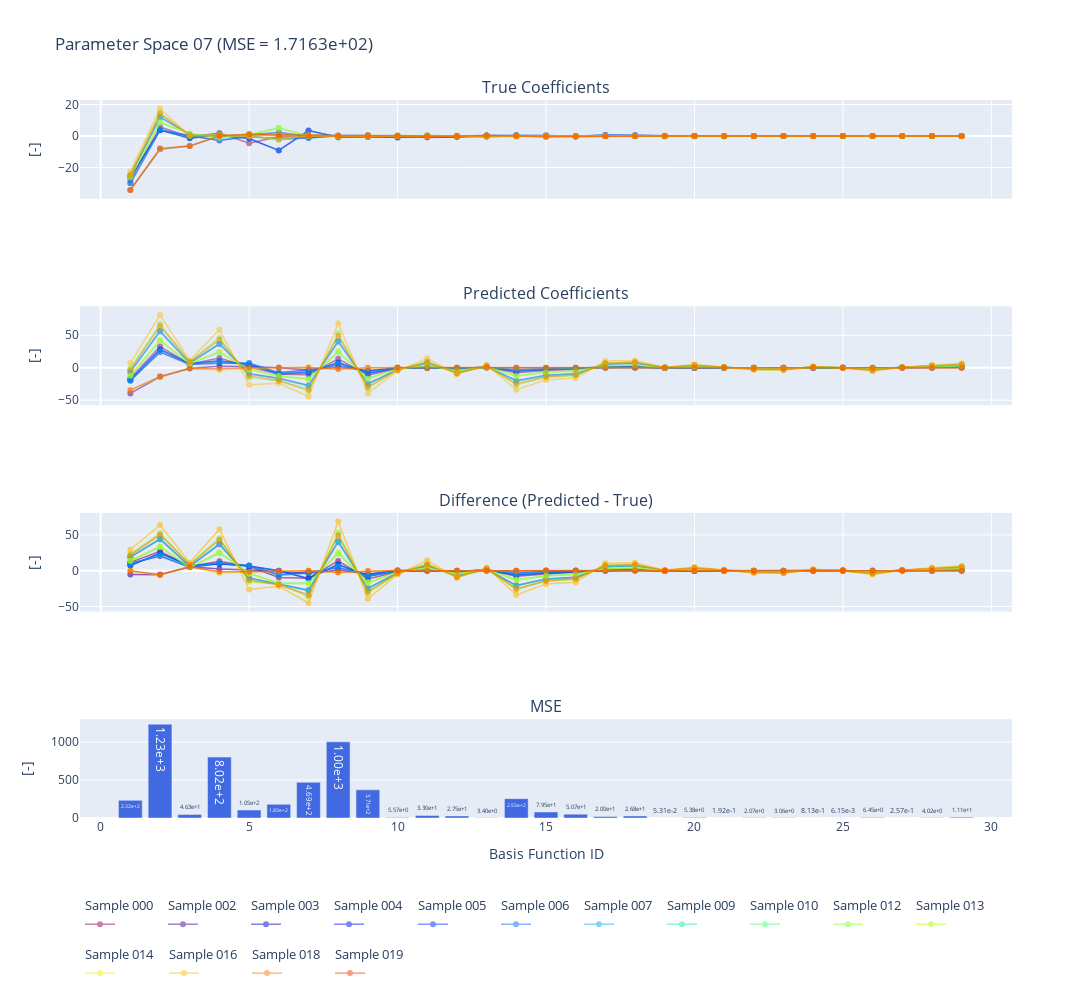

The code cell stored with this chart in its notebook:
### Markdown cell above
### Predicted coefficients vs true coefficients

### Code cell
n_points = np.arange(1, basis_functions.shape[0] + 1)
lw = 1.5
fig = make_subplots(
    rows=4, cols=1,
    subplot_titles=("True Coefficients", "Predicted Coefficients", "Difference (Predicted - True)" ,"MSE"),
    vertical_spacing=0.15,
    shared_xaxes=True,
)

squarred_differences = np.zeros((len(samples), basis_functions.shape[0]))
colors = px.colors.sample_colorscale("rainbow", [n/(len(samples)) for n in range(len(samples))])
# Add traces for each sample
for idx, (test_coeffcient, predicted_coefficient) in enumerate(zip(data_module.test_coeff[samples], predicted_coefficients)):
    # Extend the step by adding one more point
    # test_coeffcient = np.append(test_coeffcient, test_coeffcient[-1])  #  Duplicate the last y-value
    # predicted_coefficient = np.append(predicted_coefficient, predicted_coefficient[-1])      # Duplicate the last y-value
    # n_points = np.append(n_points, n_points[-1] + 1)     # Add an extra x-value (e.g. +1) #
    legend_grp = f"Sample {samples[idx]:03d}"
    fig.add_trace(
        go.Scatter(x=n_points, y=test_coeffcient, mode='lines+markers', line_shape='linear', 
                   opacity=0.5, line=dict(width=lw, color = colors[idx]), showlegend=True,
                   name ="", # f"Sample {samples[idx]:03d} - Test",
                   legendgroup=str(idx), legendgrouptitle=dict(text=legend_grp)),
        row=1, col=1
    )
    fig.add_trace(
        go.Scatter(x=n_points, y=predicted_coefficient,
                   mode='lines+markers',
                   line_shape='linear', 
                   opacity=0.5, line=dict(width=lw, color = colors[idx]),
                   showlegend=False,
                   name = f"Sample {samples[idx]:03d}- Prediction",
                   legendgroup=str(idx)),
        row=2, col=1
    )
    
    # Difference (prediction - test_snapshot) - Row 3
    difference = predicted_coefficient - test_coeffcient
    squarred_differences[idx, :] = difference**2
    fig.add_trace(
        go.Scatter(x=n_points, y=difference, mode='lines+markers', line_shape='linear',
                   opacity=0.6, line=dict(width=lw, color = colors[idx]), showlegend=False,
                   legendgroup=str(idx),
                   name=f"Difference {samples[idx]:03d}"),
        row=3, col=1
    )

# fig.add_trace(
#     go.Scatter(x=n_points, y=np.sum(squarred_differences, axis=0) / squarred_differences.shape[0], mode='markers', line_shape='linear',
#                 opacity=1., marker=dict(color = "red", size=10), showlegend=False),
#     row=4, col=1
# )
mse_values = np.sum(squarred_differences, axis=0) / squarred_differences.shape[0]
fig.add_trace(
    go.Bar(x=n_points, y=mse_values,  showlegend=False,
            text=mse_values,                 # <- Text to display
            texttemplate='%{y:,.2e}',  # comma for thousands, 2 decimals
        marker_color='royalblue'),
    row=4, col=1
)

# Update axes labels
fig.update_xaxes(title_text="Basis Function ID", row=4, col=1)
fig.update_yaxes(title_text="[-]", row=1, col=1)
fig.update_yaxes(title_text="[-]", row=2, col=1)
fig.update_yaxes(title_text="[-]", row=3, col=1)
fig.update_yaxes(title_text="[-]", row=4, col=1)

# Set overall layout
fig.update_layout(
    width=1500, height=1000,
    title_text=f"Parameter Space {PARAMETER_SPACE} (MSE = {np.mean(mse_values):.4e})",
    showlegend=True,
    legend=dict(
        orientation='h',        # Horizontal layout
        yanchor='top',          # Anchor legend at the top
    ),
)
if IS_SAVE_PNG:
    fig.write_html(ROOT / "Predictions" / f"Coefficients_{ACCURACY:.1e}{SUFFIX}_PS{PARAMETER_SPACE}_{FIELD_NAME}_{chk_pt_path.parents[1].stem}.html")
    fig.write_image(ROOT / "Predictions" / f"Coefficients_{ACCURACY:.1e}{SUFFIX}_PS{PARAMETER_SPACE}_{FIELD_NAME}_{chk_pt_path.parents[1].stem}.png")
fig.show()

### Figure 1 — Plotly figure (JSON) as saved in the notebook; plotly's stock layout.template omitted (floating-point values rounded to 4 significant figures)
{"data": [{"legendgroup": "0", "legendgrouptitle": {"text": "Sample 000"}, "line": {"color": "rgb(150, 0, 90)", "shape": "linear", "width": 1.5}, "mode": "lines+markers", "name": "", "opacity": 0.5, "showlegend": true, "type": "scatter", "x": [1, 2, 3, 4, 5, 6, 7, 8, 9, 10, 11, 12, 13, 14, 15, 16, 17, 18, 19, 20, 21, 22, 23, 24, 25, 26, 27, 28, 29], "xaxis": "x", "y": [-27.9, 5.762, -0.5598, 1.866, -4.579, -0.5247, -0.5973, 0.1956, 0.1904, 0.2892, -0.8719, -0.3226, -0.2419, -0.2038, 0.2258, -0.1468, 0.01378, -0.08531, -0.01958, -0.03162, -0.05112, -0.03596, -3.568e-05, 0.0037, 0.02195, -0.007858, -0.003553, 0.0008646, -0.0158], "yaxis": "y"}, {"legendgroup": "0", "line": {"color": "rgb(150, 0, 90)", "shape": "linear", "width": 1.5}, "mode": "lines+markers", "name": "Sample 000- Prediction", "opacity": 0.5, "showlegend": false, "type": "scatter", "x": [1, 2, 3, 4, 5, 6, 7, 8, 9, 10, 11, 12, 13, 14, 15, 16, 17, 18, 19, 20, 21, 22, 23, 24, 25, 26, 27, 28, 29], "xaxis": "x2", "y": [-16.22, 32.8, 5.432, 15.11, 1.263, -9.988, -11.02, 13.82, -11.37, -1.198, 0.9835, -2.484, 0.9358, -7.809, -4.436, -2.323, 1.568, 2.336, -0.2386, 0.5232, 0.1919, -0.6526, -0.9174, 0.3133, 0.02034, -1.472, 0.4325, 0.8779, 1.847], "yaxis": "y2"}, {"legendgroup": "0", "line": {"color": "rgb(150, 0, 90)", "shape": "linear", "width": 1.5}, "mode": "lines+markers", "name": "Difference 000", "opacity": 0.6, "showlegend": false, "type": "scatter", "x": [1, 2, 3, 4, 5, 6, 7, 8, 9, 10, 11, 12, 13, 14, 15, 16, 17, 18, 19, 20, 21, 22, 23, 24, 25, 26, 27, 28, 29], "xaxis": "x3", "y": [11.68, 27.04, 5.992, 13.25, 5.842, -9.463, -10.43, 13.62, -11.56, -1.487, 1.855, -2.161, 1.178, -7.606, -4.662, -2.176, 1.554, 2.421, -0.219, 0.5548, 0.243, -0.6166, -0.9174, 0.3096, -0.00161, -1.464, 0.4361, 0.877, 1.863], "yaxis": "y3"}, {"legendgroup": "1", "legendgrouptitle": {"text": "Sample 002"}, "line": {"color": "rgb(70, 0, 149)", "shape": "linear", "width": 1.5}, "mode": "lines+markers", "name": "", "opacity": 0.5, "showlegend": true, "type": "scatter", "x": [1, 2, 3, 4, 5, 6, 7, 8, 9, 10, 11, 12, 13, 14, 15, 16, 17, 18, 19, 20, 21, 22, 23, 24, 25, 26, 27, 28, 29], "xaxis": "x", "y": [-34.29, -8.441, -6.406, -0.03908, 1.184, 0.9525, 0.431, 0.1781, 0.363, 0.0219, -0.2517, -0.03816, 0.3882, 0.02712, -0.3887, -0.2484, -0.03477, 0.01196, -0.04083, -0.01504, 0.01662, -0.01894, 0.006914, 0.01776, -0.004457, -0.00496, -0.003646, -0.00942, -0.003651], "yaxis": "y"}, {"legendgroup": "1", "line": {"color": "rgb(70, 0, 149)", "shape": "linear", "width": 1.5}, "mode": "lines+markers", "name": "Sample 002- Prediction", "opacity": 0.5, "showlegend": false, "type": "scatter", "x": [1, 2, 3, 4, 5, 6, 7, 8, 9, 10, 11, 12, 13, 14, 15, 16, 17, 18, 19, 20, 21, 22, 23, 24, 25, 26, 27, 28, 29], "xaxis": "x2", "y": [-39.56, -14.17, -0.9738, 2.332, 2.051, -0.1663, -3.601, 0.9664, -4.111, -0.2337, -0.04104, -0.3452, 0.2179, 0.08456, -0.009103, 0.02057, -0.1066, -0.02277, 0.0218, 0.01485, -0.06308, -0.02585, -0.001714, 0.004445, 0.007806, 0.08839, 0.1015, 0.05646, 0.06753], "yaxis": "y2"}, {"legendgroup": "1", "line": {"color": "rgb(70, 0, 149)", "shape": "linear", "width": 1.5}, "mode": "lines+markers", "name": "Difference 002", "opacity": 0.6, "showlegend": false, "type": "scatter", "x": [1, 2, 3, 4, 5, 6, 7, 8, 9, 10, 11, 12, 13, 14, 15, 16, 17, 18, 19, 20, 21, 22, 23, 24, 25, 26, 27, 28, 29], "xaxis": "x3", "y": [-5.277, -5.728, 5.432, 2.371, 0.867, -1.119, -4.032, 0.7884, -4.474, -0.2556, 0.2106, -0.307, -0.1703, 0.05743, 0.3796, 0.269, -0.0718, -0.03473, 0.06263, 0.02989, -0.07971, -0.006913, -0.008628, -0.01332, 0.01226, 0.09335, 0.1051, 0.06588, 0.07118], "yaxis": "y3"}, {"legendgroup": "2", "legendgrouptitle": {"text": "Sample 003"}, "line": {"color": "rgb(0, 2, 204)", "shape": "linear", "width": 1.5}, "mode": "lines+markers", "name": "", "opacity": 0.5, "showlegend": true, "type": "scatter", "x": [1, 2, 3, 4, 5, 6, 7, 8, 9, 10, 11, 12, 13, 14, 15, 16, 17, 18, 19, 20, 21, 22, 23, 24, 25, 26, 27, 28, 29], "xaxis": "x", "y": [-26.19, 3.811, -1.377, 0.7259, -1.633, -9.14, 3.443, -0.7823, -0.572, -0.7671, -0.2575, -0.5144, 0.3373, 0.4239, 0.2627, -0.2231, 0.6115, 0.4332, 0.008541, -0.08507, -0.07412, 0.03415, -0.02122, -0.04726, -0.0001221, 0.00403, 0.01301, 0.008829, 0.003332], "yaxis": "y"}, {"legendgroup": "2", "line": {"color": "rgb(0, 2, 204)", "shape": "linear", "width": 1.5}, "mode": "lines+markers", "name": "Sample 003- Prediction", "opacity": 0.5, "showlegend": false, "type": "scatter", "x": [1, 2, 3, 4, 5, 6, 7, 8, 9, 10, 11, 12, 13, 14, 15, 16, 17, 18, 19, 20, 21, 22, 23, 24, 25, 26, 27, 28, 29], "xaxis": "x2", "y": [-18.89, 28.22, 6.001, 10.53, 5.016, -9.269, -7.516, 7.845, -8.388, -0.9432, 0.02928, -1.21, 0.8826, -5.376, -2.815, -1.182, 0.9717, 1.284, -0.2792, -0.1153, 0.0333, -0.3696, -0.495, 0.1271, 0.13, -1.221, 0.4001, 0.5801, 1.324], "yaxis": "y2"}, {"legendgroup": "2", "line": {"color": "rgb(0, 2, 204)", "shape": "linear", "width": 1.5}, "mode": "lines+markers", "name": "Difference 003", "opacity": 0.6, "showlegend": false, "type": "scatter", "x": [1, 2, 3, 4, 5, 6, 7, 8, 9, 10, 11, 12, 13, 14, 15, 16, 17, 18, 19, 20, 21, 22, 23, 24, 25, 26, 27, 28, 29], "xaxis": "x3", "y": [7.302, 24.41, 7.378, 9.805, 6.649, -0.1287, -10.96, 8.627, -7.816, -0.1762, 0.2868, -0.6957, 0.5454, -5.8, -3.078, -0.9591, 0.3602, 0.8509, -0.2877, -0.0302, 0.1074, -0.4038, -0.4737, 0.1743, 0.1301, -1.225, 0.3871, 0.5713, 1.321], "yaxis": "y3"}, {"legendgroup": "3", "legendgrouptitle": {"text": "Sample 004"}, "line": {"color": "rgb(0, 15, 233)", "shape": "linear", "width": 1.5}, "mode": "lines+markers", "name": "", "opacity": 0.5, "showlegend": true, "type": "scatter", "x": [1, 2, 3, 4, 5, 6, 7, 8, 9, 10, 11, 12, 13, 14, 15, 16, 17, 18, 19, 20, 21, 22, 23, 24, 25, 26, 27, 28, 29], "xaxis": "x", "y": [-30.01, 3.697, 0.1366, -2.797, -0.2448, -1.852, -1.246, 0.2408, 0.3669, -0.9532, 0.197, -0.04091, -0.2685, -0.004347, -0.0139, -0.0536, -0.0002886, -0.008341, -0.09339, 0.06255, 0.006928, 0.02354, 0.03904, 0.005147, 0.007884, -0.01525, 0.006418, -0.01442, -0.0005049], "yaxis": "y"}, {"legendgroup": "3", "line": {"color": "rgb(0, 15, 233)", "shape": "linear", "width": 1.5}, "mode": "lines+markers", "name": "Sample 004- Prediction", "opacity": 0.5, "showlegend": false, "type": "scatter", "x": [1, 2, 3, 4, 5, 6, 7, 8, 9, 10, 11, 12, 13, 14, 15, 16, 17, 18, 19, 20, 21, 22, 23, 24, 25, 26, 27, 28, 29], "xaxis": "x2", "y": [-20.04, 24.06, 5.135, 6.826, 7.164, -7.546, -3.411, 4.214, -5.274, -0.7455, 0.4172, -0.8392, 0.7503, -3.191, -1.41, -0.6088, 0.4332, 0.5312, -0.332, -0.4279, -0.1851, -0.05244, -0.02684, -0.0565, 0.1674, -0.8231, 0.2958, 0.2913, 0.6962], "yaxis": "y2"}, {"legendgroup": "3", "line": {"color": "rgb(0, 15, 233)", "shape": "linear", "width": 1.5}, "mode": "lines+markers", "name": "Difference 004", "opacity": 0.6, "showlegend": false, "type": "scatter", "x": [1, 2, 3, 4, 5, 6, 7, 8, 9, 10, 11, 12, 13, 14, 15, 16, 17, 18, 19, 20, 21, 22, 23, 24, 25, 26, 27, 28, 29], "xaxis": "x3", "y": [9.972, 20.37, 4.998, 9.624, 7.409, -5.693, -2.165, 3.973, -5.641, 0.2077, 0.2201, -0.7983, 1.019, -3.186, -1.396, -0.5552, 0.4335, 0.5395, -0.2386, -0.4905, -0.1921, -0.07598, -0.06588, -0.06165, 0.1595, -0.8079, 0.2894, 0.3057, 0.6967], "yaxis": "y3"}, {"legendgroup": "4", "legendgrouptitle": {"text": "Sample 005"}, "line": {"color": "rgb(0, 42, 255)", "shape": "linear", "width": 1.5}, "mode": "lines+markers", "name": "", "opacity": 0.5, "showlegend": true, "type": "scatter", "x": [1, 2, 3, 4, 5, 6, 7, 8, 9, 10, 11, 12, 13, 14, 15, 16, 17, 18, 19, 20, 21, 22, 23, 24, 25, 26, 27, 28, 29], "xaxis": "x", "y": [-25.37, 11.94, 0.9975, -0.3925, 0.713, 2.386, -0.1993, -0.1153, -0.04663, 0.05877, 0.02464, 0.01609, 0.1199, 0.4201, 0.1439, -0.1185, -0.009166, -0.03866, -0.01319, 0.02039, 0.001959, -0.01828, -0.0162, -0.02048, 0.001143, 0.002525, 0.000444, 0.01574, 0.0008277], "yaxis": "y"}, {"legendgroup": "4", "line": {"color": "rgb(0, 42, 255)", "shape": "linear", "width": 1.5}, "mode": "lines+markers", "name": "Sample 005- Prediction", "opacity": 0.5, "showlegend": false, "type": "scatter", "x": [1, 2, 3, 4, 5, 6, 7, 8, 9, 10, 11, 12, 13, 14, 15, 16, 17, 18, 19, 20, 21, 22, 23, 24, 25, 26, 27, 28, 29], "xaxis": "x2", "y": [-6.444, 56.03, 7.035, 36.47, -9.385, -16.31, -27.38, 40.25, -24.71, -2.889, 6.706, -7.084, 1.908, -20.1, -11.46, -9.145, 5.43, 6.711, 0.214, 2.954, 0.5653, -1.715, -2.206, 1.09, -0.06324, -3.164, 0.6038, 2.495, 4.214], "yaxis": "y2"}, {"legendgroup": "4", "line": {"color": "rgb(0, 42, 255)", "shape": "linear", "width": 1.5}, "mode": "lines+markers", "name": "Difference 005", "opacity": 0.6, "showlegend": false, "type": "scatter", "x": [1, 2, 3, 4, 5, 6, 7, 8, 9, 10, 11, 12, 13, 14, 15, 16, 17, 18, 19, 20, 21, 22, 23, 24, 25, 26, 27, 28, 29], "xaxis": "x3", "y": [18.93, 44.09, 6.038, 36.86, -10.1, -18.7, -27.18, 40.36, -24.66, -2.948, 6.681, -7.1, 1.788, -20.52, -11.6, -9.026, 5.439, 6.749, 0.2272, 2.933, 0.5633, -1.697, -2.189, 1.111, -0.06438, -3.166, 0.6033, 2.479, 4.213], "yaxis": "y3"}, {"legendgroup": "5", "legendgrouptitle": {"text": "Sample 006"}, "line": {"color": "rgb(0, 110, 255)", "shape": "linear", "width": 1.5}, "mode": "lines+markers", "name": "", "opacity": 0.5, "showlegend": true, "type": "scatter", "x": [1, 2, 3, 4, 5, 6, 7, 8, 9, 10, 11, 12, 13, 14, 15, 16, 17, 18, 19, 20, 21, 22, 23, 24, 25, 26, 27, 28, 29], "xaxis": "x", "y": [-26.18, 3.897, -1.372, 0.7255, -1.623, -9.114, 3.417, -0.7755, -0.5673, -0.7596, -0.2598, -0.5118, 0.3378, 0.4082, 0.255, -0.2116, 0.6073, 0.4303, 0.008286, -0.08428, -0.07384, 0.02964, -0.02441, -0.04917, -0.0003598, 0.003369, 0.01167, 0.008869, 0.00264], "yaxis": "y"}, {"legendgroup": "5", "line": {"color": "rgb(0, 110, 255)", "shape": "linear", "width": 1.5}, "mode": "lines+markers", "name": "Sample 006- Prediction", "opacity": 0.5, "showlegend": false, "type": "scatter", "x": [1, 2, 3, 4, 5, 6, 7, 8, 9, 10, 11, 12, 13, 14, 15, 16, 17, 18, 19, 20, 21, 22, 23, 24, 25, 26, 27, 28, 29], "xaxis": "x2", "y": [-18.71, 28.54, 5.941, 10.86, 4.757, -9.304, -7.777, 8.25, -8.61, -0.9577, 0.08885, -1.281, 0.8835, -5.539, -2.933, -1.244, 1.014, 1.36, -0.2874, -0.07359, 0.04403, -0.3871, -0.521, 0.1407, 0.1266, -1.238, 0.4032, 0.6026, 1.363], "yaxis": "y2"}, {"legendgroup": "5", "line": {"color": "rgb(0, 110, 255)", "shape": "linear", "width": 1.5}, "mode": "lines+markers", "name": "Difference 006", "opacity": 0.6, "showlegend": false, "type": "scatter", "x": [1, 2, 3, 4, 5, 6, 7, 8, 9, 10, 11, 12, 13, 14, 15, 16, 17, 18, 19, 20, 21, 22, 23, 24, 25, 26, 27, 28, 29], "xaxis": "x3", "y": [7.471, 24.64, 7.312, 10.14, 6.38, -0.1898, -11.19, 9.025, -8.043, -0.1981, 0.3487, -0.7695, 0.5457, -5.947, -3.188, -1.032, 0.4072, 0.9293, -0.2957, 0.01069, 0.1179, -0.4168, -0.4966, 0.1899, 0.1269, -1.241, 0.3916, 0.5938, 1.36], "yaxis": "y3"}, {"legendgroup": "6", "legendgrouptitle": {"text": "Sample 007"}, "line": {"color": "rgb(9, 173, 234)", "shape": "linear", "width": 1.5}, "mode": "lines+markers", "name": "", "opacity": 0.5, "showlegend": true, "type": "scatter", "x": [1, 2, 3, 4, 5, 6, 7, 8, 9, 10, 11, 12, 13, 14, 15, 16, 17, 18, 19, 20, 21, 22, 23, 24, 25, 26, 27, 28, 29], "xaxis": "x", "y": [-29.83, 4.277, 0.1136, -2.598, -0.2093, -1.907, -1.253, 0.2384, 0.3503, -0.9335, 0.2597, -0.00586, -0.3107, -0.009676, -0.003457, -0.1054, 0.0167, 0.01528, -0.1126, 0.08633, 0.01472, 0.02678, 0.0588, -0.0006234, 0.0152, -0.03254, 0.01586, -0.02742, -0.001797], "yaxis": "y"}, {"legendgroup": "6", "line": {"color": "rgb(9, 173, 234)", "shape": "linear", "width": 1.5}, "mode": "lines+markers", "name": "Sample 007- Prediction", "opacity": 0.5, "showlegend": false, "type": "scatter", "x": [1, 2, 3, 4, 5, 6, 7, 8, 9, 10, 11, 12, 13, 14, 15, 16, 17, 18, 19, 20, 21, 22, 23, 24, 25, 26, 27, 28, 29], "xaxis": "x2", "y": [-19.63, 25.7, 5.627, 8.559, 7.078, -8.477, -4.963, 5.336, -6.453, -0.8269, 0.1001, -0.8332, 0.7403, -4.032, -1.982, -0.8112, 0.6846, 0.801, -0.2786, -0.3444, -0.1057, -0.1762, -0.2329, -0.01055, 0.1541, -1.0, 0.3362, 0.3782, 0.9549], "yaxis": "y2"}, {"legendgroup": "6", "line": {"color": "rgb(9, 173, 234)", "shape": "linear", "width": 1.5}, "mode": "lines+markers", "name": "Difference 007", "opacity": 0.6, "showlegend": false, "type": "scatter", "x": [1, 2, 3, 4, 5, 6, 7, 8, 9, 10, 11, 12, 13, 14, 15, 16, 17, 18, 19, 20, 21, 22, 23, 24, 25, 26, 27, 28, 29], "xaxis": "x3", "y": [10.2, 21.42, 5.513, 11.16, 7.288, -6.57, -3.71, 5.097, -6.803, 0.1067, -0.1596, -0.8274, 1.051, -4.023, -1.978, -0.7057, 0.6679, 0.7857, -0.1661, -0.4307, -0.1205, -0.203, -0.2917, -0.009924, 0.1389, -0.9675, 0.3203, 0.4056, 0.9567], "yaxis": "y3"}, {"legendgroup": "7", "legendgrouptitle": {"text": "Sample 009"}, "line": {"color": "rgb(32, 228, 178)", "shape": "linear", "width": 1.5}, "mode": "lines+markers", "name": "", "opacity": 0.5, "showlegend": true, "type": "scatter", "x": [1, 2, 3, 4, 5, 6, 7, 8, 9, 10, 11, 12, 13, 14, 15, 16, 17, 18, 19, 20, 21, 22, 23, 24, 25, 26, 27, 28, 29], "xaxis": "x", "y": [-25.28, 12.29, 0.933, -0.3118, 0.6782, 2.066, -0.2073, -0.1212, -0.05783, 0.08132, 0.05594, 0.03766, 0.1072, 0.4397, 0.149, -0.1437, -0.02032, -0.03844, -0.01287, 0.03593, 0.01041, -0.03568, -0.01923, -0.02378, 0.003062, 0.0002775, 0.001455, 0.01506, 0.0004455], "yaxis": "y"}, {"legendgroup": "7", "line": {"color": "rgb(32, 228, 178)", "shape": "linear", "width": 1.5}, "mode": "lines+markers", "name": "Sample 009- Prediction", "opacity": 0.5, "showlegend": false, "type": "scatter", "x": [1, 2, 3, 4, 5, 6, 7, 8, 9, 10, 11, 12, 13, 14, 15, 16, 17, 18, 19, 20, 21, 22, 23, 24, 25, 26, 27, 28, 29], "xaxis": "x2", "y": [-5.889, 57.37, 7.323, 37.59, -9.91, -16.87, -28.44, 41.72, -25.49, -2.956, 7.032, -7.295, 2.031, -20.86, -11.86, -9.501, 5.688, 6.969, 0.2232, 3.084, 0.5997, -1.798, -2.296, 1.146, -0.05608, -3.283, 0.6221, 2.603, 4.366], "yaxis": "y2"}, {"legendgroup": "7", "line": {"color": "rgb(32, 228, 178)", "shape": "linear", "width": 1.5}, "mode": "lines+markers", "name": "Difference 009", "opacity": 0.6, "showlegend": false, "type": "scatter", "x": [1, 2, 3, 4, 5, 6, 7, 8, 9, 10, 11, 12, 13, 14, 15, 16, 17, 18, 19, 20, 21, 22, 23, 24, 25, 26, 27, 28, 29], "xaxis": "x3", "y": [19.39, 45.08, 6.39, 37.91, -10.59, -18.94, -28.23, 41.84, -25.44, -3.037, 6.976, -7.333, 1.924, -21.3, -12.01, -9.357, 5.708, 7.007, 0.2361, 3.048, 0.5892, -1.762, -2.277, 1.17, -0.05914, -3.283, 0.6207, 2.588, 4.365], "yaxis": "y3"}, {"legendgroup": "8", "legendgrouptitle": {"text": "Sample 010"}, "line": {"color": "rgb(73, 255, 110)", "shape": "linear", "width": 1.5}, "mode": "lines+markers", "name": "", "opacity": 0.5, "showlegend": true, "type": "scatter", "x": [1, 2, 3, 4, 5, 6, 7, 8, 9, 10, 11, 12, 13, 14, 15, 16, 17, 18, 19, 20, 21, 22, 23, 24, 25, 26, 27, 28, 29], "xaxis": "x", "y": [-26.19, 8.423, 1.568, -1.064, 0.962, 5.178, 0.1619, -0.08839, -0.01958, -0.1367, -0.1324, -0.1252, 0.06699, -0.09122, -0.01888, 0.08105, 0.1013, 0.07243, 0.00927, -0.0604, -0.02556, 0.05768, 0.02484, 0.01505, -0.002242, -0.002852, 0.001628, -0.01482, -0.000382], "yaxis": "y"}, {"legendgroup": "8", "line": {"color": "rgb(73, 255, 110)", "shape": "linear", "width": 1.5}, "mode": "lines+markers", "name": "Sample 010- Prediction", "opacity": 0.5, "showlegend": false, "type": "scatter", "x": [1, 2, 3, 4, 5, 6, 7, 8, 9, 10, 11, 12, 13, 14, 15, 16, 17, 18, 19, 20, 21, 22, 23, 24, 25, 26, 27, 28, 29], "xaxis": "x2", "y": [-12.65, 41.27, 6.043, 23.35, -2.459, -12.41, -16.86, 23.63, -16.32, -1.952, 3.159, -4.463, 1.24, -12.31, -6.985, -4.789, 2.806, 3.986, -0.09082, 1.396, 0.2834, -0.993, -1.326, 0.6173, -0.01475, -2.013, 0.4753, 1.436, 2.661], "yaxis": "y2"}, {"legendgroup": "8", "line": {"color": "rgb(73, 255, 110)", "shape": "linear", "width": 1.5}, "mode": "lines+markers", "name": "Difference 010", "opacity": 0.6, "showlegend": false, "type": "scatter", "x": [1, 2, 3, 4, 5, 6, 7, 8, 9, 10, 11, 12, 13, 14, 15, 16, 17, 18, 19, 20, 21, 22, 23, 24, 25, 26, 27, 28, 29], "xaxis": "x3", "y": [13.54, 32.84, 4.476, 24.42, -3.421, -17.59, -17.02, 23.72, -16.3, -1.815, 3.291, -4.338, 1.173, -12.22, -6.967, -4.871, 2.705, 3.914, -0.1001, 1.456, 0.3089, -1.051, -1.351, 0.6022, -0.01251, -2.01, 0.4737, 1.451, 2.662], "yaxis": "y3"}, {"legendgroup": "9", "legendgrouptitle": {"text": "Sample 012"}, "line": {"color": "rgb(130, 255, 30)", "shape": "linear", "width": 1.5}, "mode": "lines+markers", "name": "", "opacity": 0.5, "showlegend": true, "type": "scatter", "x": [1, 2, 3, 4, 5, 6, 7, 8, 9, 10, 11, 12, 13, 14, 15, 16, 17, 18, 19, 20, 21, 22, 23, 24, 25, 26, 27, 28, 29], "xaxis": "x", "y": [-24.29, 14.87, 0.08086, 0.6908, 0.08233, -2.149, 0.3108, -0.2092, -0.269, 0.311, 0.3426, 0.2378, -0.1526, -0.1932, -0.09425, -0.1078, -0.005497, 0.1304, 0.1019, -0.029, 0.06784, -0.009059, 0.04036, 0.07002, -0.0134, 0.01206, -0.02311, -0.009514, -0.004284], "yaxis": "y"}, {"legendgroup": "9", "line": {"color": "rgb(130, 255, 30)", "shape": "linear", "width": 1.5}, "mode": "lines+markers", "name": "Sample 012- Prediction", "opacity": 0.5, "showlegend": false, "type": "scatter", "x": [1, 2, 3, 4, 5, 6, 7, 8, 9, 10, 11, 12, 13, 14, 15, 16, 17, 18, 19, 20, 21, 22, 23, 24, 25, 26, 27, 28, 29], "xaxis": "x2", "y": [-0.9962, 67.71, 9.351, 46.52, -15.31, -20.65, -36.06, 53.19, -31.59, -3.636, 9.883, -8.781, 3.033, -26.64, -14.94, -12.28, 7.676, 8.852, 0.3092, 4.055, 0.7973, -2.457, -2.97, 1.562, -0.009082, -4.184, 0.7587, 3.416, 5.519], "yaxis": "y2"}, {"legendgroup": "9", "line": {"color": "rgb(130, 255, 30)", "shape": "linear", "width": 1.5}, "mode": "lines+markers", "name": "Difference 012", "opacity": 0.6, "showlegend": false, "type": "scatter", "x": [1, 2, 3, 4, 5, 6, 7, 8, 9, 10, 11, 12, 13, 14, 15, 16, 17, 18, 19, 20, 21, 22, 23, 24, 25, 26, 27, 28, 29], "xaxis": "x3", "y": [23.29, 52.84, 9.27, 45.83, -15.4, -18.5, -36.37, 53.4, -31.32, -3.947, 9.54, -9.019, 3.186, -26.45, -14.85, -12.17, 7.682, 8.722, 0.2073, 4.084, 0.7295, -2.448, -3.01, 1.492, 0.004322, -4.196, 0.7818, 3.425, 5.524], "yaxis": "y3"}, {"legendgroup": "10", "legendgrouptitle": {"text": "Sample 013"}, "line": {"color": "rgb(186, 248, 0)", "shape": "linear", "width": 1.5}, "mode": "lines+markers", "name": "", "opacity": 0.5, "showlegend": true, "type": "scatter", "x": [1, 2, 3, 4, 5, 6, 7, 8, 9, 10, 11, 12, 13, 14, 15, 16, 17, 18, 19, 20, 21, 22, 23, 24, 25, 26, 27, 28, 29], "xaxis": "x", "y": [-26.1, 8.866, 1.502, -0.9905, 0.938, 4.859, 0.09687, -0.09049, -0.01691, -0.1125, -0.1283, -0.1146, 0.09052, -0.007059, 0.007852, 0.06438, 0.08839, 0.05256, 0.007572, -0.06045, -0.02664, 0.05909, 0.02094, 0.01403, -0.003357, 0.0001186, 0.0005175, -0.01, -1.868e-05], "yaxis": "y"}, {"legendgroup": "10", "line": {"color": "rgb(186, 248, 0)", "shape": "linear", "width": 1.5}, "mode": "lines+markers", "name": "Sample 013- Prediction", "opacity": 0.5, "showlegend": false, "type": "scatter", "x": [1, 2, 3, 4, 5, 6, 7, 8, 9, 10, 11, 12, 13, 14, 15, 16, 17, 18, 19, 20, 21, 22, 23, 24, 25, 26, 27, 28, 29], "xaxis": "x2", "y": [-11.87, 43.17, 6.232, 25.17, -3.247, -12.97, -18.19, 25.78, -17.37, -2.08, 3.679, -4.897, 1.335, -13.31, -7.533, -5.338, 3.113, 4.359, -0.05627, 1.596, 0.3035, -1.079, -1.422, 0.6796, -0.0208, -2.148, 0.4871, 1.568, 2.851], "yaxis": "y2"}, {"legendgroup": "10", "line": {"color": "rgb(186, 248, 0)", "shape": "linear", "width": 1.5}, "mode": "lines+markers", "name": "Difference 013", "opacity": 0.6, "showlegend": false, "type": "scatter", "x": [1, 2, 3, 4, 5, 6, 7, 8, 9, 10, 11, 12, 13, 14, 15, 16, 17, 18, 19, 20, 21, 22, 23, 24, 25, 26, 27, 28, 29], "xaxis": "x3", "y": [14.23, 34.31, 4.73, 26.16, -4.185, -17.83, -18.28, 25.87, -17.36, -1.967, 3.807, -4.783, 1.244, -13.31, -7.541, -5.403, 3.024, 4.307, -0.06384, 1.656, 0.3301, -1.138, -1.443, 0.6656, -0.01745, -2.148, 0.4865, 1.578, 2.851], "yaxis": "y3"}, {"legendgroup": "11", "legendgrouptitle": {"text": "Sample 014"}, "line": {"color": "rgb(241, 237, 0)", "shape": "linear", "width": 1.5}, "mode": "lines+markers", "name": "", "opacity": 0.5, "showlegend": true, "type": "scatter", "x": [1, 2, 3, 4, 5, 6, 7, 8, 9, 10, 11, 12, 13, 14, 15, 16, 17, 18, 19, 20, 21, 22, 23, 24, 25, 26, 27, 28, 29], "xaxis": "x", "y": [-34.26, -8.238, -6.357, -0.02767, 1.184, 0.9141, 0.3809, 0.1864, 0.3711, 0.03685, -0.2338, -0.05508, 0.3779, 0.028, -0.3703, -0.2261, -0.02974, 0.01125, -0.04463, -0.02163, 0.01843, -0.02259, 0.00232, 0.02057, -0.00838, -0.008669, -0.001677, -0.008796, -0.00258], "yaxis": "y"}, {"legendgroup": "11", "line": {"color": "rgb(241, 237, 0)", "shape": "linear", "width": 1.5}, "mode": "lines+markers", "name": "Sample 014- Prediction", "opacity": 0.5, "showlegend": false, "type": "scatter", "x": [1, 2, 3, 4, 5, 6, 7, 8, 9, 10, 11, 12, 13, 14, 15, 16, 17, 18, 19, 20, 21, 22, 23, 24, 25, 26, 27, 28, 29], "xaxis": "x2", "y": [-34.22, -14.69, -0.03737, -3.89, -0.6565, 0.06577, 0.6017, -2.671, -0.1041, 0.5157, 0.06029, 0.3406, -0.04211, 0.03168, 0.1783, -0.05847, -0.1712, 0.02248, -0.06502, 0.06854, -0.1056, 0.02431, -0.007879, 0.03722, -0.01412, 0.05826, 0.07678, 0.08709, 0.002934], "yaxis": "y2"}, {"legendgroup": "11", "line": {"color": "rgb(241, 237, 0)", "shape": "linear", "width": 1.5}, "mode": "lines+markers", "name": "Difference 014", "opacity": 0.6, "showlegend": false, "type": "scatter", "x": [1, 2, 3, 4, 5, 6, 7, 8, 9, 10, 11, 12, 13, 14, 15, 16, 17, 18, 19, 20, 21, 22, 23, 24, 25, 26, 27, 28, 29], "xaxis": "x3", "y": [0.03323, -6.45, 6.32, -3.863, -1.84, -0.8483, 0.2208, -2.858, -0.4752, 0.4789, 0.294, 0.3957, -0.4201, 0.003677, 0.5486, 0.1676, -0.1414, 0.01123, -0.0204, 0.09017, -0.124, 0.0469, -0.0102, 0.01665, -0.005745, 0.06693, 0.07846, 0.09589, 0.005514], "yaxis": "y3"}, {"legendgroup": "12", "legendgrouptitle": {"text": "Sample 016"}, "line": {"color": "rgb(255, 185, 0)", "shape": "linear", "width": 1.5}, "mode": "lines+markers", "name": "", "opacity": 0.5, "showlegend": true, "type": "scatter", "x": [1, 2, 3, 4, 5, 6, 7, 8, 9, 10, 11, 12, 13, 14, 15, 16, 17, 18, 19, 20, 21, 22, 23, 24, 25, 26, 27, 28, 29], "xaxis": "x", "y": [-22.47, 17.34, 0.1948, 0.623, -0.07915, -2.298, 0.705, -0.3395, -0.3089, 0.2524, 0.05949, -0.02618, 0.07355, -0.1479, -0.247, 0.135, -0.1695, -0.06037, -0.05606, 0.002287, -0.06136, 0.03383, -0.02587, -0.02923, 0.0008911, -0.003238, 0.0185, 0.004779, 0.003908], "yaxis": "y"}, {"legendgroup": "12", "line": {"color": "rgb(255, 185, 0)", "shape": "linear", "width": 1.5}, "mode": "lines+markers", "name": "Sample 016- Prediction", "opacity": 0.5, "showlegend": false, "type": "scatter", "x": [1, 2, 3, 4, 5, 6, 7, 8, 9, 10, 11, 12, 13, 14, 15, 16, 17, 18, 19, 20, 21, 22, 23, 24, 25, 26, 27, 28, 29], "xaxis": "x2", "y": [7.131, 81.09, 11.36, 58.64, -26.34, -23.91, -44.31, 68.37, -39.55, -5.02, 14.55, -10.26, 4.474, -33.92, -18.75, -15.96, 10.23, 10.95, 0.4625, 5.203, 0.8443, -3.359, -3.762, 2.057, 0.02659, -5.276, 0.9188, 4.404, 6.95], "yaxis": "y2"}, {"legendgroup": "12", "line": {"color": "rgb(255, 185, 0)", "shape": "linear", "width": 1.5}, "mode": "lines+markers", "name": "Difference 016", "opacity": 0.6, "showlegend": false, "type": "scatter", "x": [1, 2, 3, 4, 5, 6, 7, 8, 9, 10, 11, 12, 13, 14, 15, 16, 17, 18, 19, 20, 21, 22, 23, 24, 25, 26, 27, 28, 29], "xaxis": "x3", "y": [29.6, 63.75, 11.17, 58.02, -26.26, -21.62, -45.02, 68.71, -39.24, -5.273, 14.49, -10.23, 4.401, -33.77, -18.5, -16.09, 10.4, 11.01, 0.5185, 5.201, 0.9056, -3.393, -3.736, 2.086, 0.0257, -5.273, 0.9003, 4.4, 6.946], "yaxis": "y3"}, {"legendgroup": "13", "legendgrouptitle": {"text": "Sample 018"}, "line": {"color": "rgb(255, 119, 0)", "shape": "linear", "width": 1.5}, "mode": "lines+markers", "name": "", "opacity": 0.5, "showlegend": true, "type": "scatter", "x": [1, 2, 3, 4, 5, 6, 7, 8, 9, 10, 11, 12, 13, 14, 15, 16, 17, 18, 19, 20, 21, 22, 23, 24, 25, 26, 27, 28, 29], "xaxis": "x", "y": [-24.69, 14.11, 0.5134, 0.2252, 0.4168, -0.02244, -0.07513, -0.1725, -0.1661, 0.2334, 0.2658, 0.1794, -0.02622, 0.3225, 0.0955, -0.2478, -0.05894, 0.03949, 0.0348, 0.08855, 0.07108, -0.1207, -0.01526, 0.002568, 0.006837, -0.009357, 0.0004224, -0.009942, -0.002423], "yaxis": "y"}, {"legendgroup": "13", "line": {"color": "rgb(255, 119, 0)", "shape": "linear", "width": 1.5}, "mode": "lines+markers", "name": "Sample 018- Prediction", "opacity": 0.5, "showlegend": false, "type": "scatter", "x": [1, 2, 3, 4, 5, 6, 7, 8, 9, 10, 11, 12, 13, 14, 15, 16, 17, 18, 19, 20, 21, 22, 23, 24, 25, 26, 27, 28, 29], "xaxis": "x2", "y": [-3.014, 64.3, 8.813, 43.44, -12.63, -19.76, -33.9, 49.33, -29.57, -3.299, 8.724, -8.389, 2.669, -24.78, -13.96, -11.34, 7.023, 8.307, 0.2711, 3.759, 0.778, -2.229, -2.765, 1.434, -0.01899, -3.903, 0.7172, 3.162, 5.152], "yaxis": "y2"}, {"legendgroup": "13", "line": {"color": "rgb(255, 119, 0)", "shape": "linear", "width": 1.5}, "mode": "lines+markers", "name": "Difference 018", "opacity": 0.6, "showlegend": false, "type": "scatter", "x": [1, 2, 3, 4, 5, 6, 7, 8, 9, 10, 11, 12, 13, 14, 15, 16, 17, 18, 19, 20, 21, 22, 23, 24, 25, 26, 27, 28, 29], "xaxis": "x3", "y": [21.68, 50.19, 8.3, 43.22, -13.05, -19.74, -33.82, 49.5, -29.4, -3.533, 8.458, -8.569, 2.696, -25.1, -14.06, -11.1, 7.082, 8.268, 0.2363, 3.671, 0.7069, -2.108, -2.75, 1.431, -0.02583, -3.894, 0.7168, 3.172, 5.155], "yaxis": "y3"}, {"legendgroup": "14", "legendgrouptitle": {"text": "Sample 019"}, "line": {"color": "rgb(255, 59, 0)", "shape": "linear", "width": 1.5}, "mode": "lines+markers", "name": "", "opacity": 0.5, "showlegend": true, "type": "scatter", "x": [1, 2, 3, 4, 5, 6, 7, 8, 9, 10, 11, 12, 13, 14, 15, 16, 17, 18, 19, 20, 21, 22, 23, 24, 25, 26, 27, 28, 29], "xaxis": "x", "y": [-34.2, -7.835, -6.259, -0.005724, 1.183, 0.8382, 0.2834, 0.2024, 0.3863, 0.06637, -0.1969, -0.08674, 0.3561, 0.02932, -0.3337, -0.1837, -0.0194, 0.009137, -0.05088, -0.03323, 0.0211, -0.02885, -0.006392, 0.02525, -0.01544, -0.01532, 0.002005, -0.007315, -0.0003101], "yaxis": "y"}, {"legendgroup": "14", "line": {"color": "rgb(255, 59, 0)", "shape": "linear", "width": 1.5}, "mode": "lines+markers", "name": "Sample 019- Prediction", "opacity": 0.5, "showlegend": false, "type": "scatter", "x": [1, 2, 3, 4, 5, 6, 7, 8, 9, 10, 11, 12, 13, 14, 15, 16, 17, 18, 19, 20, 21, 22, 23, 24, 25, 26, 27, 28, 29], "xaxis": "x2", "y": [-34.69, -13.28, -1.122, -1.588, -0.2059, 0.2711, 0.1656, -2.056, -0.1841, 0.26, -0.2301, 0.2821, 0.1839, 0.05488, 0.0199, -0.02369, -0.1427, 0.09881, -0.04373, 0.04608, -0.03107, 0.01931, -0.01105, 0.05602, 0.05413, 0.04998, 0.1079, 0.0676, -0.001134], "yaxis": "y2"}, {"legendgroup": "14", "line": {"color": "rgb(255, 59, 0)", "shape": "linear", "width": 1.5}, "mode": "lines+markers", "name": "Difference 019", "opacity": 0.6, "showlegend": false, "type": "scatter", "x": [1, 2, 3, 4, 5, 6, 7, 8, 9, 10, 11, 12, 13, 14, 15, 16, 17, 18, 19, 20, 21, 22, 23, 24, 25, 26, 27, 28, 29], "xaxis": "x3", "y": [-0.4952, -5.445, 5.137, -1.582, -1.389, -0.5671, -0.1178, -2.258, -0.5704, 0.1937, -0.03324, 0.3688, -0.1722, 0.02556, 0.3536, 0.16, -0.1233, 0.08967, 0.007152, 0.07931, -0.05217, 0.04816, -0.004659, 0.03077, 0.06957, 0.06531, 0.1059, 0.07491, -0.0008243], "yaxis": "y3"}, {"marker": {"color": "royalblue"}, "showlegend": false, "text": [232.4, 1235.0, 46.28, 801.6, 104.9, 180.1, 469.5, 1002.0, 371.0, 5.574, 33.01, 27.52, 3.398, 255.0, 79.49, 50.66, 19.96, 26.83, 0.05308, 5.381, 0.1921, 2.073, 3.058, 0.8135, 0.006149, 6.454, 0.2569, 4.021, 11.05], "texttemplate": "%{y:,.2e}", "type": "bar", "x": [1, 2, 3, 4, 5, 6, 7, 8, 9, 10, 11, 12, 13, 14, 15, 16, 17, 18, 19, 20, 21, 22, 23, 24, 25, 26, 27, 28, 29], "xaxis": "x4", "y": [232.4, 1235.0, 46.28, 801.6, 104.9, 180.1, 469.5, 1002.0, 371.0, 5.574, 33.01, 27.52, 3.398, 255.0, 79.49, 50.66, 19.96, 26.83, 0.05308, 5.381, 0.1921, 2.073, 3.058, 0.8135, 0.006149, 6.454, 0.2569, 4.021, 11.05], "yaxis": "y4"}], "layout": {"annotations": [{"font": {"size": 16}, "showarrow": false, "text": "True Coefficients", "x": 0.5, "xanchor": "center", "xref": "paper", "y": 1, "yanchor": "bottom", "yref": "paper"}, {"font": {"size": 16}, "showarrow": false, "text": "Predicted Coefficients", "x": 0.5, "xanchor": "center", "xref": "paper", "y": 0.7125, "yanchor": "bottom", "yref": "paper"}, {"font": {"size": 16}, "showarrow": false, "text": "Difference (Predicted - True)", "x": 0.5, "xanchor": "center", "xref": "paper", "y": 0.425, "yanchor": "bottom", "yref": "paper"}, {"font": {"size": 16}, "showarrow": false, "text": "MSE", "x": 0.5, "xanchor": "center", "xref": "paper", "y": 0.1375, "yanchor": "bottom", "yref": "paper"}], "height": 1000, "legend": {"orientation": "h", "yanchor": "top"}, "showlegend": true, "title": {"text": "Parameter Space 07 (MSE = 1.7163e+02)"}, "width": 1500, "xaxis": {"anchor": "y", "domain": [0, 1], "matches": "x4", "showticklabels": false}, "xaxis2": {"anchor": "y2", "domain": [0, 1], "matches": "x4", "showticklabels": false}, "xaxis3": {"anchor": "y3", "domain": [0, 1], "matches": "x4", "showticklabels": false}, "xaxis4": {"anchor": "y4", "domain": [0, 1], "title": {"text": "Basis Function ID"}}, "yaxis": {"anchor": "x", "domain": [0.8625, 1], "title": {"text": "[-]"}}, "yaxis2": {"anchor": "x2", "domain": [0.575, 0.7125], "title": {"text": "[-]"}}, "yaxis3": {"anchor": "x3", "domain": [0.2875, 0.425], "title": {"text": "[-]"}}, "yaxis4": {"anchor": "x4", "domain": [0, 0.1375], "title": {"text": "[-]"}}}}
